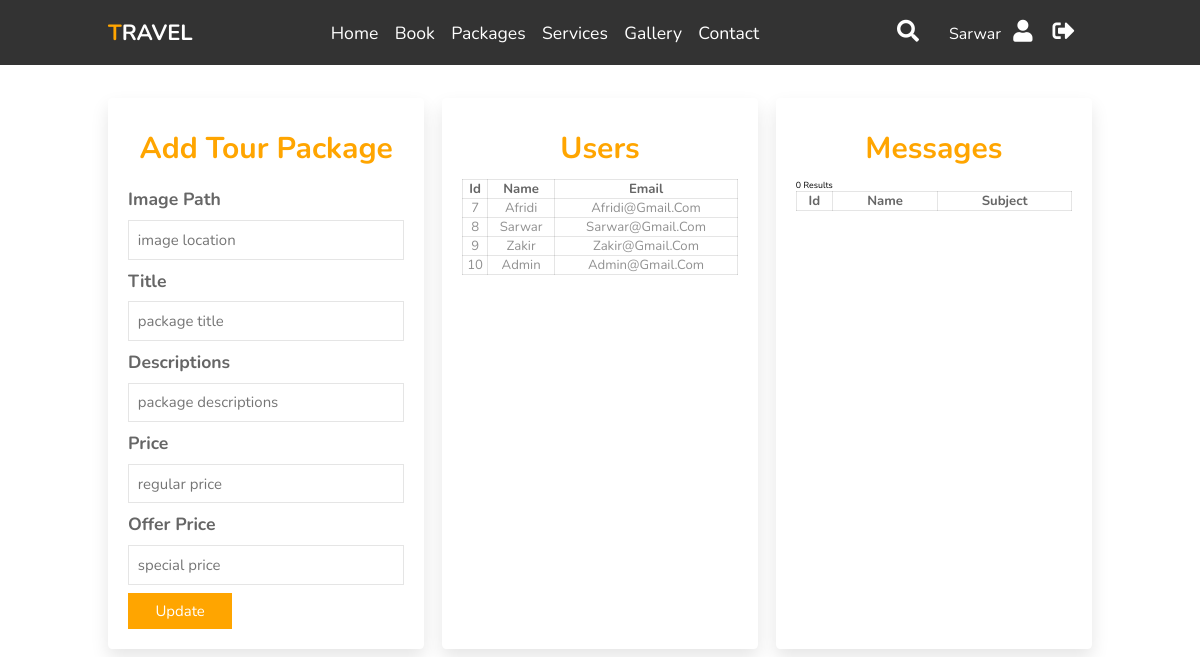
/adminpanel.php (signed in), run on the app's committed database.
### tables this page shows
CREATE TABLE `users` (
  `id` int(11) NOT NULL,
  `username` varchar(50) NOT NULL,
  `password` varchar(255) NOT NULL,
  `created_at` datetime DEFAULT current_timestamp(),
  `email` varchar(255) DEFAULT NULL
);

### adminpanel.php (the view, shortened to what this page needs)
<?php
require_once "config.php";
?>
<!DOCTYPE html>
<html lang="en">
<head>
    <link rel="stylesheet" href="https://cdnjs.cloudflare.com/ajax/libs/font-awesome/5.15.3/css/all.min.css">
    <link rel="stylesheet" href="css/style.css">
    <link rel="stylesheet" href="css/admin-style.css">
</head>
<body>
    <header>
    <a href="index.php" class="logo"><span>T</span>ravel</a>
    <nav class="navbar">
        <a href="#home">home</a>
        <a href="#book">book</a>
        <a href="#packages">packages</a>
        <a href="#services">services</a>
        <a href="#gallery">gallery</a>
        <a href="#contact">contact</a>
    </nav>
    <div class="icons">
        <i class="fas fa-search" id="search-btn"></i>
        <span class="username"><?php echo htmlspecialchars($_SESSION["username"]); ?></span>
        <i class="fas fa-user" id="login-btn"></i>
        <a href="logout.php"><i class="fas fa-sign-out-alt"></i></a>
    </div>
    <form action="" class="search-bar-container">
        <input type="search" id="search-bar" placeholder="search here...">
        <label for="search-bar" class="fas fa-search"></label>
    </form>
    </header>
    <section class="packages wrapper" id="packages">
        <div class="box-container">
            <div class="box">
                <h1>Add Tour Package</h1>
                <form action="packages.php" method="POST">
                    <h3>Image Path</h3>
                    <input class="input" type="text" name="image_path" placeholder="image location">
                    <h3>Title</h3>
                    <input class="input" type="text" name="title" placeholder="package title">
                    <h3>Descriptions</h3>
                    <input class="input" type="text" name="descriptions" placeholder="package descriptions">
                    <h3>Price</h3>
                    <input class="input" type="text" name="price" placeholder="regular price ">
                    <h3>Offer Price</h3>
                    <input class="input" type="text" name="offer_price" placeholder="special price">
                    <input type="submit" class="btn" value="update">
                </form>
            </div>
            <div class="box">
                <h1>Users</h1>
                <table class="table">
                    <tr>
                        <th>id</th>
                        <th>name</th>
                        <th>email</th>
                    </tr>
                    <?php
                    $sql = "SELECT id, username, email FROM users";
                    $result = $link->query($sql);
                    if ($result->num_rows > 0) {
                        while($row = $result->fetch_assoc()) {?>
                             <tr>
                                <td><?php echo $row["id"] ?></td>
                                <td><?php echo $row["username"] ?></td>
                                <td><?php echo $row["email"] ?></td>
                            </tr>
                      <?php  }
                      } else {
                        echo "0 results";
                      }
                    ?>
                </table>
            </div>
            <div class="box">
                <h1>Messages</h1>
                <table class="table">
                    <tr>
                        <th>id</th>
                        <th>name</th>
                        <th>subject</th>
                    </tr>
                </table>
            </div>
        </div>
    </section>
</body>
</html>

### css/style.css (style rules this page uses)
:root { --orange:#ffa500; }
* { font-family: 'Nunito', sans-serif; margin:0; padding:0; box-sizing: border-box; text-transform: capitalize; outline: none; border:none; text-decoration: none; transition: all .2s linear; }
html { font-size: 62.5%; overflow-x: hidden; scroll-padding-top: 6rem; scroll-behavior: smooth; }
section { padding:2rem 9%; }
.btn { display: inline-block; margin-top: 1rem; background:var(--orange); color:#fff; padding:.8rem 3rem; border:.2rem solid var(--orange); cursor: pointer; font-size: 1.7rem; }
header { position: fixed; top:0; left: 0; right:0; background:#333; z-index: 1000; display: flex; align-items: center; justify-content: space-between; padding:2rem 9%; }
header .logo { font-size: 2.5rem; font-weight: bolder; color:#fff; text-transform: uppercase; }
header .logo span { color:var(--orange); }
header .navbar a { color:#fff; font-size: 2rem; margin:0 .8rem; }
header .icons i { font-size: 2.5rem; color:#fff; cursor: pointer; margin-right: 2rem; }
header .search-bar-container { position: absolute; top:100%; left: 0; right:0; padding:1.5rem 2rem; background:#333; border-top: .1rem solid rgba(255,255,255,.2); display: flex; align-items: center; z-index: 1001; clip-path: polygon(0 0, 100% 0, 100% 0, 0 0); }
header .search-bar-container #search-bar { width:100%; padding:1rem; text-transform: none; color:#333; font-size: 1.7rem; border-radius: .5rem; }
header .search-bar-container label { color:#fff; cursor: pointer; font-size: 3rem; margin-left: 1.5rem; }
.username { color: #fff; font-size: 16px; padding: 10px; font-style: bold; }
.packages .box-container { display: flex; flex-wrap: wrap; gap:2rem; }
.packages .box-container .box { flex:1 1 30rem; border-radius: .5rem; overflow: hidden; box-shadow: 0 1rem 2rem rgba(0,0,0,.1); }
@media (max-width:1200px) { html { font-size: 55%; } }

### css/admin-style.css (style rules this page uses)
.wrapper { margin-top: 80px; }
.box { padding: 20px; }
.box-container .box h1 { color: #FFA500; font-size: 30px; text-align: center; padding: 10px; font-style: bold; }
.box-container .box .input { width: 100%; padding: 1rem; border: .1rem solid rgba(0,0,0,.1); font-size: 1.7rem; color: #333; text-transform: none; }
.box-container .box h3 { font-size: 2rem; padding: 1rem 0; color: #666; }
.btn { display: inline-block; margin-top: 1rem; background: var(--orange); color: #fff; padding: .8rem 3rem; border: .2rem solid var(--orange); cursor: pointer; font-size: 1.7rem; }
table, th, td { border: .1rem solid rgba(0,0,0,.1); border-collapse: collapse; font-size: 1.5rem; text-align: center; }
th { color:#666; }
td { color:#919191; }
.table { width: 100%; }

### data on the page
users: id "7", username "Afridi", email "Afridi@gmail.com"
users: id "8", username "Sarwar", email "Sarwar@gmail.com"
users: id "9", username "Zakir", email "Zakir@gmail.com"
users: id "10", username "Admin", email "Admin@gmail.com"

### other printed values
$_SESSION["username"] "Sarwar"
